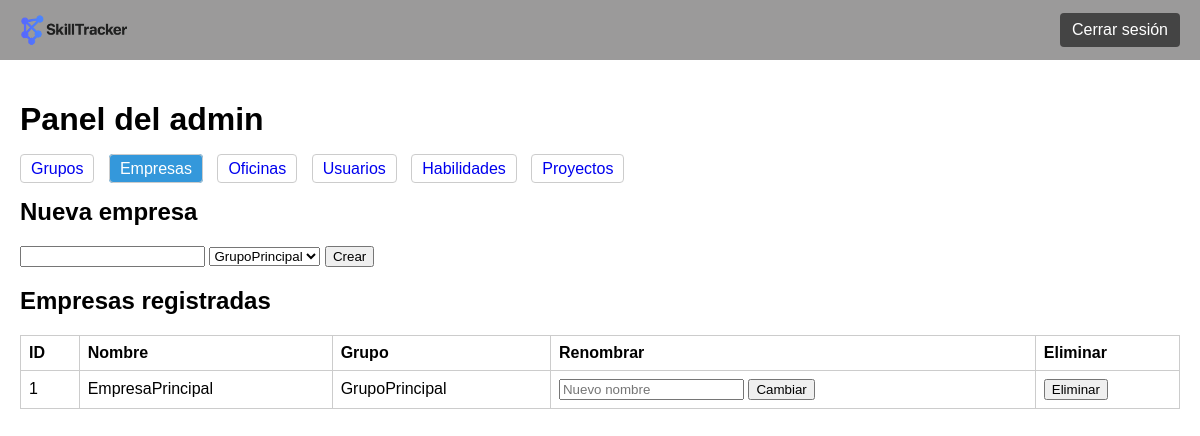
Page /dashboard_admin.php (signed in) on the committed database.
### tables this page shows
CREATE TABLE empresas (
  id INT AUTO_INCREMENT PRIMARY KEY,
  nombre VARCHAR(255) NOT NULL UNIQUE,
  grupo_id INT DEFAULT NULL,
  FOREIGN KEY (grupo_id) REFERENCES grupos(id) ON DELETE SET NULL ON UPDATE CASCADE
);

CREATE TABLE grupos (
  id INT AUTO_INCREMENT PRIMARY KEY,
  nombre VARCHAR(255) NOT NULL UNIQUE
);

### Web/dashboard_admin.php (the view, shortened to what this page needs)
<?php
require_once 'db.php';
$grupos = $pdo->query(
  "SELECT g.*, GROUP_CONCAT(e.nombre ORDER BY e.id ASC SEPARATOR ', ') AS empresas
   FROM grupos g
   LEFT JOIN empresas e ON e.grupo_id = g.id
   GROUP BY g.id
   ORDER BY g.id ASC"
)->fetchAll();
$empresas = $pdo->query(
  "SELECT empresas.*, grupos.nombre AS grupo_nombre
   FROM empresas
   LEFT JOIN grupos ON empresas.grupo_id = grupos.id
   ORDER BY empresas.id ASC"
)->fetchAll();
$tab = $_GET['tab'] ?? 'empresas';
?>
<!DOCTYPE html>
<html>
<head>
  <link rel="stylesheet" href="/css/dashboard.css">
</head>
<body>
  <div class="top-bar">
    <img src="/images/SkillTrackerLogo.png" alt="Logo SkillTracker">
    <a href="logout.php" class="logout-button">Cerrar sesión</a>
  </div>
  <div class="main-content">
    <h1>Panel del admin</h1>
    <div class="tabs">
      <a href="?tab=grupos" class="<?= $tab === 'grupos' ? 'active' : '' ?>">Grupos</a>
      <a href="?tab=empresas" class="<?= $tab === 'empresas' ? 'active' : '' ?>">Empresas</a>
      <a href="?tab=oficinas" class="<?= $tab === 'oficinas' ? 'active' : '' ?>">Oficinas</a>
      <a href="?tab=usuarios" class="<?= $tab === 'usuarios' ? 'active' : '' ?>">Usuarios</a>
      <a href="?tab=habilidades" class="<?= $tab === 'habilidades' ? 'active' : '' ?>">Habilidades</a>
      <a href="?tab=proyectos" class="<?= $tab === 'proyectos' ? 'active' : '' ?>">Proyectos</a>
    </div>
    <div class="tab-content">
      <?php if ($tab === 'grupos'): ?>
        <h2>Nuevo grupo</h2>
        <form action="grupos.php" method="POST">
          <input type="text" name="nombre_grupo" required>
          <button>Crear</button>
        </form>
        <h2>Grupos registrados</h2>
        <table>
          <tr><th>ID</th><th>Nombre</th><th>Empresas</th><th>Renombrar</th><th>Eliminar</th></tr>
          <?php foreach ($grupos as $g): ?>
            <tr>
              <td><?= htmlspecialchars($g['id']) ?></td>
              <td><?= htmlspecialchars($g['nombre']) ?></td>
              <td><?= htmlspecialchars($g['empresas']) ?></td>
              <td>
                <form action="grupos.php" method="POST">
                  <input type="hidden" name="editar_grupo_id" value="<?= $g['id'] ?>">
                  <input type="text" name="nuevo_nombre" required placeholder="Nuevo nombre">
                  <button>Cambiar</button>
                </form>
              </td>
              <td>
                <form action="grupos.php" method="POST" onsubmit="return confirm('¿Borrar grupo?');">
                  <input type="hidden" name="eliminar_grupo_id" value="<?= $g['id'] ?>">
                  <button>Eliminar</button>
                </form>
              </td>
            </tr>
          <?php endforeach; ?>
        </table>
        <h2>Asignar empresas a grupos</h2>
        <?php foreach ($grupos as $g): ?>
          <h3><?= htmlspecialchars($g['nombre']) ?></h3>
          <form action="grupos.php" method="POST">
            <input type="hidden" name="grupo_id" value="<?= $g['id'] ?>">
            <select name="empresa_id">
              <?php foreach ($empresas as $e): ?>
                <option value="<?= $e['id'] ?>" <?= $e['grupo_id'] == $g['id'] ? 'selected' : '' ?>><?= htmlspecialchars($e['nombre']) ?></option>
              <?php endforeach; ?>
            </select>
            <button>Asignar</button>
          </form>
        <?php endforeach; ?>
      <?php elseif ($tab === 'empresas'): ?>
        <h2>Nueva empresa</h2>
        <form action="empresas.php" method="POST">
          <input type="text" name="nombre_empresa" required>
          <select name="grupo_id" required>
            <?php foreach ($grupos as $g): ?>
              <option value="<?= $g['id'] ?>"><?= htmlspecialchars($g['nombre']) ?></option>
            <?php endforeach; ?>
          </select>
          <button>Crear</button>
        </form>
        <h2>Empresas registradas</h2>
        <table>
          <tr><th>ID</th><th>Nombre</th><th>Grupo</th><th>Renombrar</th><th>Eliminar</th></tr>
          <?php foreach ($empresas as $e): ?>
            <tr>
              <td><?= htmlspecialchars($e['id']) ?></td>
              <td><?= htmlspecialchars($e['nombre']) ?></td>
              <td><?= htmlspecialchars($e['grupo_nombre']) ?></td>
              <td>
                <form action="empresas.php" method="POST">
                  <input type="text" name="nuevo_nombre" required placeholder="Nuevo nombre">
                  <button>Cambiar</button>
                </form>
              </td>
              <td>
                <form action="empresas.php" method="POST" onsubmit="return confirm('¿Borrar empresa?');">
                  <button>Eliminar</button>
                </form>
              </td>
            </tr>
          <?php endforeach; ?>
        </table>
      <?php else: ?>
        <p>Pestaña no válida.</p>
      <?php endif; ?>
    </div>
  </div>
</body>
</html>

### Web/css/dashboard.css (style rules this page uses)
body { margin: 0; font-family: sans-serif; }
.top-bar { position: fixed; top: 0; left: 0; width: 100%; height: 60px; background-color: #9b9a9a; color: white; display: flex; align-items: center; justify-content: space-between; padding: 0 20px; box-sizing: border-box; z-index: 1000; }
.top-bar img { height: 40px; }
.logout-button { color: white; text-decoration: none; padding: 8px 12px; background-color: #444; border-radius: 4px; white-space: nowrap; }
.main-content { padding: 80px 20px 20px 20px; }
.tabs a { margin-right: 10px; text-decoration: none; padding: 5px 10px; border: 1px solid #ccc; border-radius: 4px; }
.tabs a.active { background: #3498db; color: white; }
table { margin-top: 20px; border-collapse: collapse; width: 100%; }
th, td { padding: 8px; border: 1px solid #ccc; text-align: left; }

### rows in the picture
empresas: id "1", nombre "EmpresaPrincipal", grupo.nombre "GrupoPrincipal"

### other values in the picture
form field grupo_id "GrupoPrincipal"
